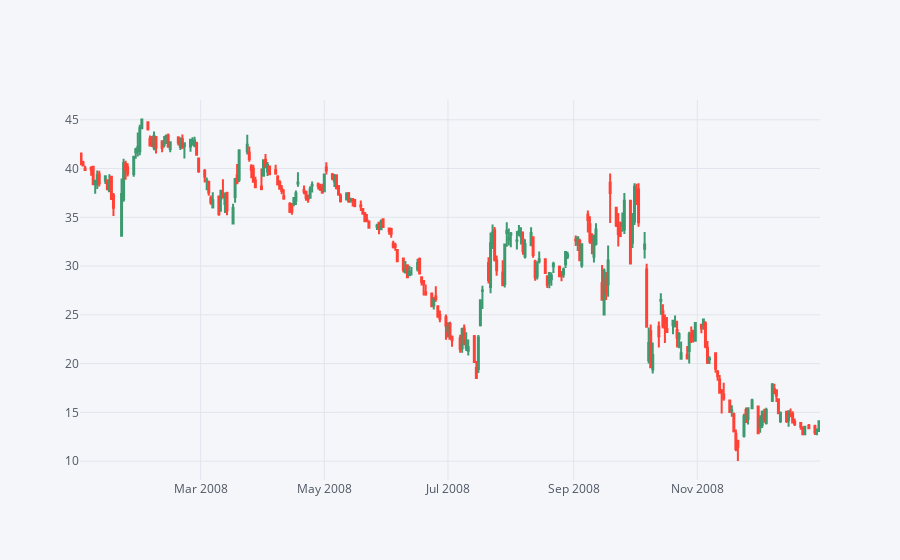

Notebook code cell kept with this figure:
### Code cell
d.iplot(kind='candle')

### Figure 1 — Plotly figure (JSON) as saved in the notebook; plotly's stock layout.template omitted (floating-point values rounded to 4 significant figures; data arrays with more than 128 entries replaced by an {"elided": "..."} marker saying what was removed)
{"data": [{"close": {"elided": "253 float values"}, "high": {"elided": "253 float values"}, "low": {"elided": "253 float values"}, "open": {"elided": "253 float values"}, "showlegend": false, "type": "candlestick", "x": {"elided": "253 str values"}, "yaxis": "y2"}], "layout": {"legend": {"bgcolor": "#F5F6F9", "font": {"color": "#4D5663"}}, "paper_bgcolor": "#F5F6F9", "plot_bgcolor": "#F5F6F9", "title": {"font": {"color": "#4D5663"}}, "xaxis": {"gridcolor": "#E1E5ED", "rangeslider": {"visible": false}, "showgrid": true, "tickfont": {"color": "#4D5663"}, "title": {"font": {"color": "#4D5663"}, "text": ""}, "zerolinecolor": "#E1E5ED"}, "yaxis": {"gridcolor": "#E1E5ED", "showgrid": true, "showticklabels": false, "tickfont": {"color": "#4D5663"}, "title": {"font": {"color": "#4D5663"}, "text": ""}, "zerolinecolor": "#E1E5ED"}, "yaxis2": {"gridcolor": "#E1E5ED", "showgrid": true, "tickfont": {"color": "#4D5663"}, "title": {"font": {"color": "#4D5663"}, "text": ""}, "zerolinecolor": "#E1E5ED"}}}
